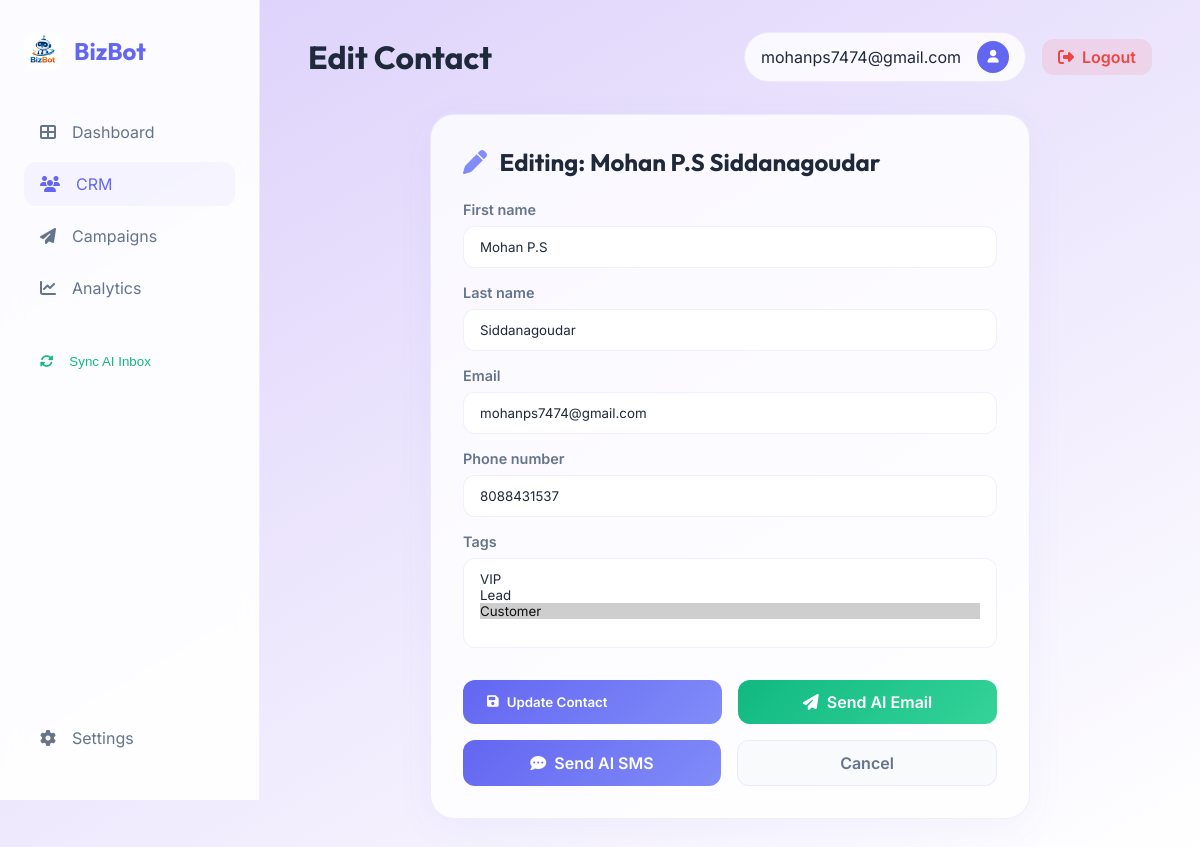
/crm/edit/5/ (signed in), run on an earlier commit of the app's database.
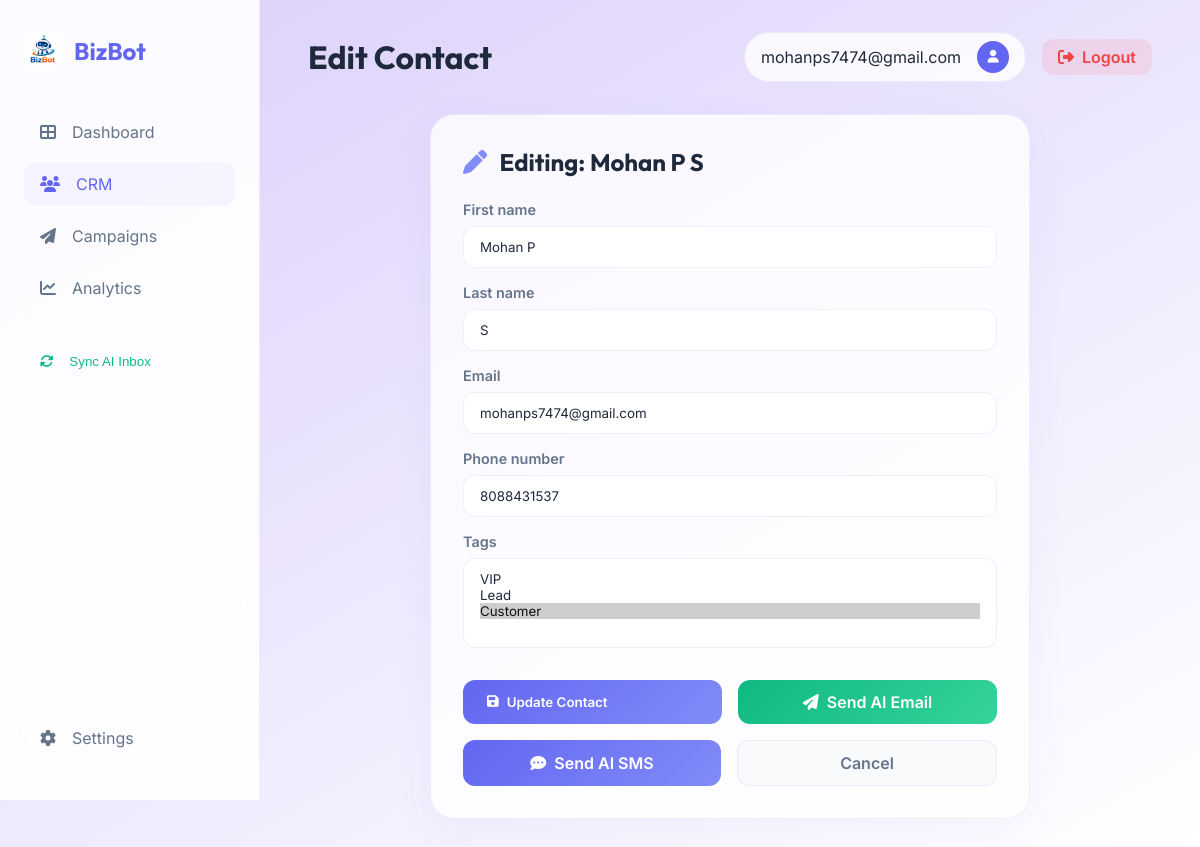
And on a later commit of the database.
### crm/models.py (models this page shows)
class Contact(models.Model):
    first_name = models.CharField(max_length=100)
    last_name = models.CharField(max_length=100)
    email = models.EmailField(unique=True)
    phone_number = models.CharField(max_length=20, blank=True, null=True)
    tags = models.ManyToManyField(Tag, blank=True)
    created_at = models.DateTimeField(auto_now_add=True)
    updated_at = models.DateTimeField(auto_now=True)
    def __str__(self):
        return f"{self.first_name} {self.last_name}"

### crm/views.py (the view)
# urls.py: path('edit/<int:pk>/', views.contact_edit, name='contact_edit'),
@login_required
def contact_edit(request, pk):
    contact = get_object_or_404(Contact, pk=pk)
    if request.method == 'POST':
        form = ContactForm(request.POST, instance=contact)
        if form.is_valid():
            form.save()
            return redirect('contact_list')
    else:
        form = ContactForm(instance=contact)
    return render(request, 'crm/contact_form.html', {'form': form, 'contact': contact, 'editing': True})

### crm/forms.py
class ContactForm(forms.ModelForm):
    class Meta:
        model = Contact
        fields = ['first_name', 'last_name', 'email', 'phone_number', 'tags']
        widgets = {
            'first_name': forms.TextInput(attrs={'class': 'form-input', 'placeholder': 'First Name'}),
            'last_name': forms.TextInput(attrs={'class': 'form-input', 'placeholder': 'Last Name'}),
            'email': forms.EmailInput(attrs={'class': 'form-input', 'placeholder': 'Email Address'}),
            'phone_number': forms.TextInput(attrs={'class': 'form-input', 'placeholder': 'Phone Number'}),
            'tags': forms.SelectMultiple(attrs={'class': 'form-input'}),
        }

### crm/models.py (called while the page is built)
    def __str__(self):
        return self.name

### templates/crm/contact_form.html (shortened to what this page needs)
{% extends 'base.html' %}
{% block page_title %}{% if editing %}Edit Contact{% else %}New Contact{% endif %}{% endblock %}
{% block content %}
<div class="fade-in" style="max-width: 600px; margin: 0 auto;">
    <div class="glass-card">
        <h2 style="margin-bottom: 1.5rem;">
            {% if editing %}
                <i class="fas fa-pen" style="color: #818cf8; margin-right: 0.5rem;"></i>
                Editing: {{ contact }}
            {% else %}
                <i class="fas fa-user-plus" style="margin-right: 0.5rem;"></i>
                Contact Details
            {% endif %}
        </h2>
        <form method="post">
            {% for field in form %}
            <div class="form-group">
                <label class="form-label" for="{{ field.id_for_label }}">{{ field.label }}</label>
                {{ field }}
            </div>
            {% endfor %}
            <div style="display: flex; gap: 1rem; margin-top: 2rem; flex-wrap: wrap;">
                <button type="submit" class="btn btn-primary" style="flex: 1; min-width: 200px;">
                    {% if editing %}
                        <i class="fas fa-save"></i> Update Contact
                    {% else %}
                        <i class="fas fa-save"></i> Save Contact
                    {% endif %}
                </button>
                {% if editing or contact.email %}
                <a href="{% url 'chatbot' %}?query=Draft a professional email to {{ contact.email }}"
                   class="btn"
                   style="flex: 1; min-width: 200px; background: linear-gradient(135deg, #10b981, #34d399); color: white; border: none; display: flex; align-items: center; justify-content: center; gap: 0.5rem; text-decoration: none;">
                    <i class="fas fa-paper-plane"></i> Send AI Email
                </a>
                <a href="{% url 'chatbot' %}?query=Draft a short SMS for {{ contact.first_name }} to notify about our latest deals"
                   class="btn"
                   style="flex: 1; min-width: 200px; background: linear-gradient(135deg, #6366f1, #818cf8); color: white; border: none; display: flex; align-items: center; justify-content: center; gap: 0.5rem; text-decoration: none;">
                    <i class="fas fa-comment-dots"></i> Send AI SMS
                </a>
                {% endif %}
                <a href="{% url 'contact_list' %}" class="btn"
                    style="flex: 1; min-width: 100px; background: var(--bg-dark); border: 1px solid var(--glass-border); color: var(--text-dim); display: flex; align-items: center; justify-content: center;">
                    Cancel
                </a>
            </div>
        </form>
    </div>
</div>
{% endblock %}

What changed in the data, as far as the page shows it:
changed Contact "mohanps7474@gmail.com": first_name+last_name "Mohan P.S Siddanagoudar" → "Mohan P S"; first_name "Mohan P.S" → "Mohan P"; last_name "Siddanagoudar" → "S"
